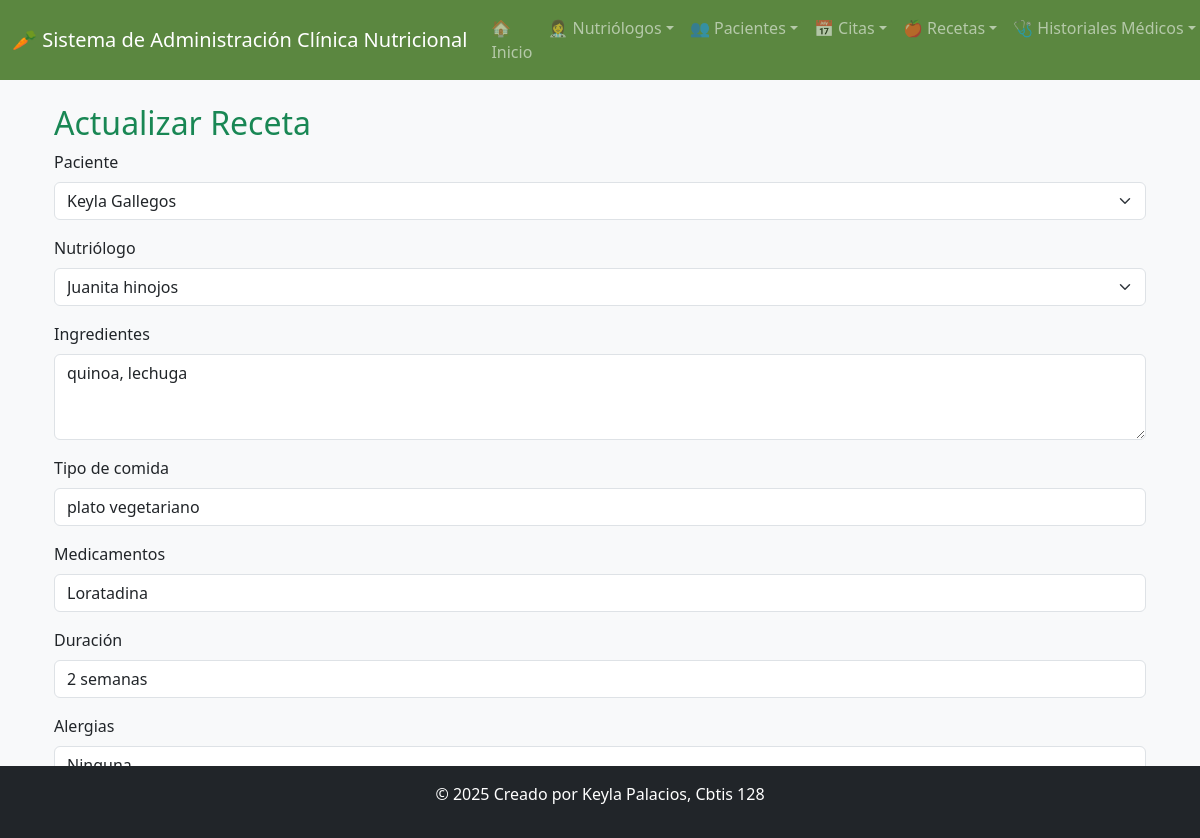
The page /actualizar_receta/2/ on the database its author committed.
### app_clinicanutricional/models.py (models this page shows, shortened)
class Receta(models.Model):
    ingredientes = models.TextField()
    tipocomida = models.CharField(max_length=100)
    medicamentos = models.TextField(blank=True, null=True)
    duracion = models.CharField(max_length=100)
    alergias = models.TextField(blank=True, null=True)
    id_paciente = models.ForeignKey(Paciente, on_delete=models.CASCADE)
    id_nutriologo = models.ForeignKey(Nutriologo, on_delete=models.CASCADE)
    class Meta:
        verbose_name = "Receta"
        verbose_name_plural = "Recetas"

class Paciente(models.Model):
    nombre = models.CharField(max_length=50)
    apellido = models.CharField(max_length=50)
    telefono = models.CharField(max_length=10)
    fechnacimiento = models.DateField()
    correo = models.EmailField(unique=True)
    direccion = models.CharField(max_length=100)
    sexo = models.CharField(
        max_length=10,
        choices=[
            ('Femenino', 'Femenino'),
            ('Masculino', 'Masculino')
        ]
    )
    id_nut = models.ForeignKey(
        Nutriologo,
        on_delete=models.CASCADE,
        related_name='pacientes'
    )
    class Meta:
        verbose_name = "Paciente"
        verbose_name_plural = "Pacientes"

class Nutriologo(models.Model):
    nombre = models.CharField(max_length=50)
    apellido = models.CharField(max_length=50)
    correo = models.EmailField(unique=True)
    direccion = models.CharField(max_length=100)
    telefono = models.CharField(max_length=10)
    experiencia = models.PositiveIntegerField(help_text="Años de experiencia")
    especialidad = models.CharField(max_length=100)
    class Meta:
        verbose_name = "Nutriólogo"
        verbose_name_plural = "Nutriólogos"

### app_clinicanutricional/views.py (the view)
# urls.py: path('actualizar_receta/<int:id>/', views.actualizar_receta, name='actualizar_receta'),
def actualizar_receta(request, id):
    receta = get_object_or_404(Receta, id=id)
    pacientes = Paciente.objects.all()
    nutriologos = Nutriologo.objects.all()
    return render(request, 'recetas/actualizar_receta.html', {
        'receta': receta,
        'pacientes': pacientes,
        'nutriologos': nutriologos
    })

### app_clinicanutricional/templates/recetas/actualizar_receta.html (shortened to what this page needs)
{% extends 'base.html' %}
{% block content %}
<div class="container mt-4">
    <h2 class="text-success">Actualizar Receta</h2>
    <form method="post" action="{% url 'realizar_actualizacion_receta' receta.id %}">
        <div class="mb-3">
            <label class="form-label">Paciente</label>
            <select name="id_paciente" class="form-select" required>
                {% for paciente in pacientes %}
                <option value="{{ paciente.id }}" {% if paciente.id == receta.id_paciente.id %}selected{% endif %}>
                    {{ paciente.nombre }} {{ paciente.apellido }}
                </option>
                {% endfor %}
            </select>
        </div>
        <div class="mb-3">
            <label class="form-label">Nutriólogo</label>
            <select name="id_nutriologo" class="form-select" required>
                {% for nutriologo in nutriologos %}
                <option value="{{ nutriologo.id }}" {% if nutriologo.id == receta.id_nutriologo.id %}selected{% endif %}>
                    {{ nutriologo.nombre }} {{ nutriologo.apellido }}
                </option>
                {% endfor %}
            </select>
        </div>
        <div class="mb-3">
            <label class="form-label">Ingredientes</label>
            <textarea name="ingredientes" class="form-control" rows="3">{{ receta.ingredientes }}</textarea>
        </div>
        <div class="mb-3">
            <label class="form-label">Tipo de comida</label>
            <input type="text" name="tipocomida" class="form-control" value="{{ receta.tipocomida }}">
        </div>
        <div class="mb-3">
            <label class="form-label">Medicamentos</label>
            <input type="text" name="medicamentos" class="form-control" value="{{ receta.medicamentos }}">
        </div>
        <div class="mb-3">
            <label class="form-label">Duración</label>
            <input type="text" name="duracion" class="form-control" value="{{ receta.duracion }}">
        </div>
        <div class="mb-3">
            <label class="form-label">Alergias</label>
        </div>
        <button type="submit" class="btn btn-success">Guardar Cambios</button>
        <a href="{% url 'ver_recetas' %}" class="btn btn-secondary">Cancelar</a>
    </form>
</div>
{% endblock %}

### rows shown on the page
Receta: id_paciente "Keyla Gallegos", id_nutriologo "Juanita hinojos", ingredientes "quinoa, lechuga", tipocomida "plato vegetariano", medicamentos "Loratadina", duracion "2 semanas"
